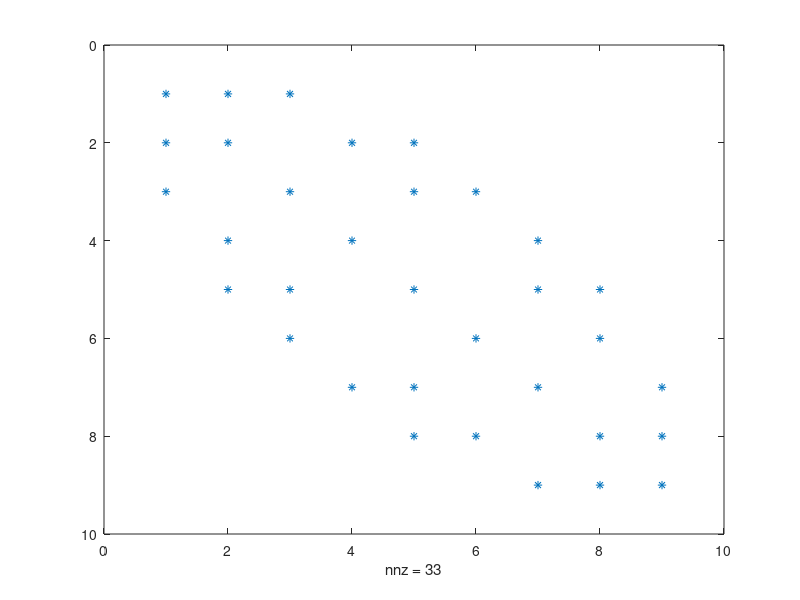

The MATLAB source for this figure:

Ny=3;
Nx=3;
ex = ones(Nx,1);
Axx = spdiags([ex -2*ex ex], -1:1, Nx, Nx);
Ix = speye(Nx);
ey = ones(Ny,1);
Ayy = spdiags([ey -2*ey ey], -1:1, Ny, Ny);
Iy = speye(Ny);
A = kron(Axx,Iy)+kron(Ix,Ayy);
C=symrcm (A); %this is the actual RCM
% just to visualize things 
spy (A)
spy (A(C,C))
b=ones(9,1);
% store the permutated matrix
Amut= (A(C,C));
% solve and compare
x=A\b
xmut=Amut\b
x==xmut % results in avector full of zeros, e.g. False.
